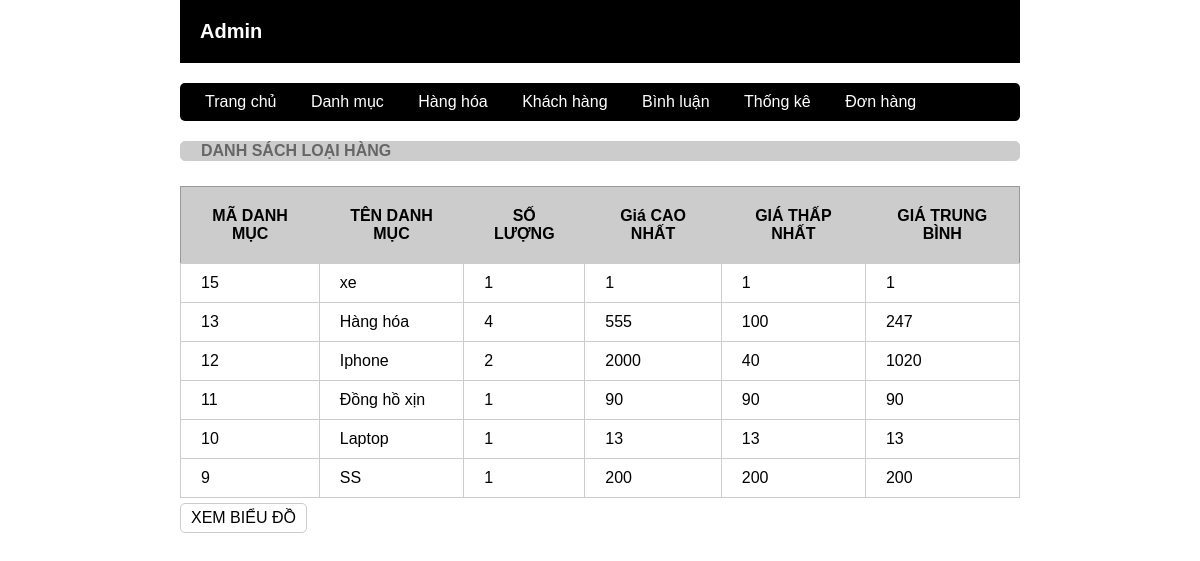
The page /admin/index.php?act=thongke on the database its author committed.
### tables this page shows
CREATE TABLE `danhmuc` (
  `id` int(11) NOT NULL,
  `name` varchar(255) NOT NULL
);

### model/pdo.php (called while the page is built, shortened)
<?php
function pdo_get_connection(){
    $dburl = "mysql:host=localhost;dbname=web2041;charset=utf8";
    $username = 'root';
    $password = '';
    $conn = new PDO($dburl, $username, $password);
    $conn->setAttribute(PDO::ATTR_ERRMODE, PDO::ERRMODE_EXCEPTION);
    return $conn;
}
function pdo_query($sql){
    $sql_args = array_slice(func_get_args(), 1);
    try{
        $conn = pdo_get_connection();
        $stmt = $conn->prepare($sql);
        $stmt->execute($sql_args);
        $rows = $stmt->fetchAll();
        return $rows;
    }
    catch(PDOException $e){
        throw $e;
    }
    finally{
        unset($conn);
    }
}

### model/cart.php (called while the page is built, shortened)
<?php
    function loadall_thongke() {
        $sql ="select danhmuc.id as madm,danhmuc.name as tendm, count(sanpham.id) as countsp, min(sanpham.price) as minprice , max(sanpham.price) as maxprice, avg(sanpham.price) as avgprice";
        $sql.=" from sanpham left join danhmuc on danhmuc.id=sanpham.iddm";
        $sql .= " group by danhmuc.id order by danhmuc.id desc";
        $listtk =pdo_query($sql);
        return  $listtk;
    }
?>

### admin/thongke/list.php (the view)
<div class="row">
            <div class="row frm-title mb">
                <h1>DANH SÁCH LOẠI HÀNG</h1>
            </div>
            <div class="row frm-content">
                <div class="row mb10 from-dsloai">
                   <table>
                        <tr>
                            <th>MÃ DANH MỤC</th>
                            <th>TÊN DANH MỤC</th>
                            <th>SỐ LƯỢNG</th>
                            <th>Giá CAO NHẤT</th>
                            <th>GIÁ THẤP NHẤT</th>
                            <th>GIÁ TRUNG BÌNH</th>
                        </tr>
                        <?php
                            foreach($listthongke as $thongke) {
                                extract($thongke);
                                echo '<tr>
                                    <td>'.$madm.'</td>
                                    <td>'.$tendm.'</td>
                                    <td>'.$countsp.'</td>
                                    <td>'.$maxprice.'</td>
                                    <td>'.$minprice.'</td>
                                    <td>'.$avgprice.'</td>
                                </tr>';
                            }
                        ?>
                    </table>
                </div>
                <div class="row mb10">
                    <a href="index.php?act=bieudo"><input type="button" value="XEM BIỂU ĐỒ" /></a>
                </div>
            </div>
        </div>

### admin/header.php (shortened to what this page needs)
<!DOCTYPE html>
<html lang="en">
<head>
    <link rel="stylesheet" href="../view/css/style.css" />
</head>
<body>
    <div class="boxcenter">
        <div class="row mb header-admin">
            <h1>Admin</h1>
        </div>
        <div class="row mb menu">
            <ul>
                <li>
                    <a href="http://localhost/duanmau2022/index.php">Trang chủ</a>
                </li>
                <li>
                    <a href="index.php?act=adddm">Danh mục</a>
                </li>
                <li>
                    <a href="index.php?act=addsp">Hàng hóa</a>
                </li>
                <li>
                    <a href="index.php?act=dskh">Khách hàng</a>
                </li>
                <li>
                    <a href="index.php?act=dsbl">Bình luận</a>
                </li>
                <li>
                    <a href="index.php?act=thongke">Thống kê</a>
                </li>
                <li>
                    <a href="index.php?act=listbill">Đơn hàng</a>
                </li>
            </ul>
        </div>

### admin/index.php (shortened to what this page needs)
<?php
   include "../model/pdo.php";
   include "../model/cart.php";
    include "header.php";
    if (isset($_GET['act'])) {
        $act = $_GET['act'];
        switch ($act) {
            case 'thongke':
                $listthongke = loadall_thongke();
                include "thongke/list.php";
                break;
        }
    }else {
        include "home.php";
    }
    include "footer.php";
?>

### admin/footer.php
</body>
</html>

### view/css/style.css (style rules this page uses)
* { margin: 0; padding: 0; box-sizing: border-box; font-family: sans-serif; font-size: 1rem; }
.boxcenter { width: 70%; margin: 0 auto; }
.row { float: left; width: 100%; }
.mb { margin-bottom: 20px; }
.mb10 { margin-top: 5px; }
.header-admin { color: #fff; background-color: #000; padding: 20px; }
.header-admin h1 { font-size: 20px; }
.menu { background-color: #000; color: #fff; border-radius: 5px; }
.menu ul { padding: 10px 10px; }
.menu ul li { list-style-type: none; display: inline; padding: 0px 15px; }
.menu ul li a { color: #fff; text-decoration: none; transition: 0.5s; }
.formtk input[type="submit"], .frm-content input[type="submit"], .formtk input[type="reset"], .frm-content input[type="reset"], .frm-content input[type="button"] { border-radius: 5px; padding: 5px 10px; border: 1px solid #ccc; background-color: white; }
.frm-title { background-color: #ccc; border: 1px #ccc solid; color: #666; border-radius: 5px; padding: 0px 20px; }
.from-dsloai table { width: 100%; border-collapse: collapse; border: 1px solid #999; }
.from-dsloai table th { padding: 20px; background-color: #ccc; }
.from-dsloai table td { padding: 10px 20px; border: 1px solid #ccc; }

### rows shown on the page
danhmuc: id "15", name "xe", countsp "1", maxprice "1", minprice "1", avgprice "1"
danhmuc: id "13", name "Hàng hóa", countsp "4", maxprice "555", minprice "100", avgprice "247"
danhmuc: id "12", name "Iphone", countsp "2", maxprice "2000", minprice "40", avgprice "1020"
danhmuc: id "11", name "Đồng hồ xịn", countsp "1", maxprice "90", minprice "90", avgprice "90"
danhmuc: id "10", name "Laptop", countsp "1", maxprice "13", minprice "13", avgprice "13"
danhmuc: id "9", name "SS", countsp "1", maxprice "200", minprice "200", avgprice "200"
